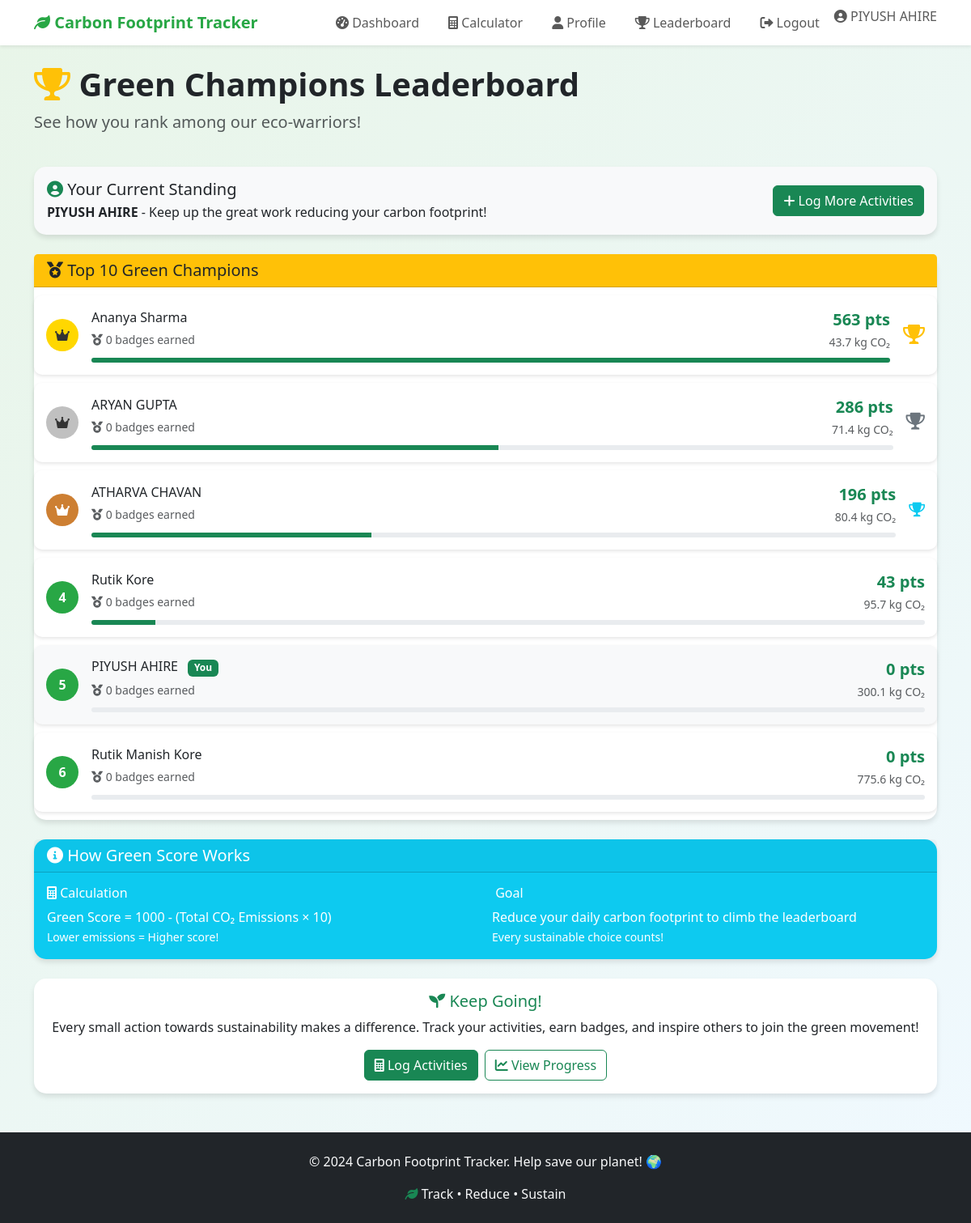
Page /leaderboard (signed in) on the committed database.
### tables this page shows
CREATE TABLE users (
            id INTEGER PRIMARY KEY AUTOINCREMENT,
            name TEXT NOT NULL,
            email TEXT UNIQUE NOT NULL,
            password_hash TEXT NOT NULL,
            created_at TIMESTAMP DEFAULT CURRENT_TIMESTAMP
        );

### app.py (the view)
@app.route('/leaderboard')
@login_required
def leaderboard():
    conn = get_db_connection()
    leaderboard_data = conn.execute('''
        SELECT u.name,
               COALESCE(SUM(e.emission_value), 0) as total_emissions,
               MAX(1000 - COALESCE(SUM(e.emission_value), 0) * 10, 0) as green_score,
               COUNT(DISTINCT b.id) as badge_count
        FROM users u
        LEFT JOIN emissions e ON u.id = e.user_id
        LEFT JOIN badges b ON u.id = b.user_id
        GROUP BY u.id, u.name
        ORDER BY green_score DESC
        LIMIT 10
    ''').fetchall()
    conn.close()
    return render_template('leaderboard.html', leaderboard=leaderboard_data)

### app.py (called while the page is built)
def parse_created_at(value):
    if isinstance(value, datetime):
        return value
    if not value:
        return None
    for fmt in ('%Y-%m-%d %H:%M:%S', '%Y-%m-%d'):
        try:
            return datetime.strptime(str(value), fmt)
        except Exception:
            pass
    try:
        return datetime.fromisoformat(str(value))
    except Exception:
        return None

@login_manager.user_loader
def load_user(user_id):
    conn = get_db_connection()
    user = conn.execute('SELECT * FROM users WHERE id = ?', (user_id,)).fetchone()
    conn.close()
    if user:
        created_at = parse_created_at(user['created_at'])
        return User(user['id'], user['name'], user['email'], user['password_hash'], created_at)
    return None

def get_db_connection():
    conn = sqlite3.connect(app.config['DATABASE'])
    conn.row_factory = sqlite3.Row
    return conn

### templates/leaderboard.html (shortened to what this page needs)
{% extends "base.html" %}
{% block content %}
<div class="row mb-4">
    <div class="col-12">
        <h1 class="display-6 fw-bold">
            <i class="fas fa-trophy text-warning"></i>
            Green Champions Leaderboard
        </h1>
        <p class="lead text-muted">See how you rank among our eco-warriors!</p>
    </div>
</div>
<div class="row mb-4">
    <div class="col-12">
        <div class="card bg-light border-success">
            <div class="card-body">
                <div class="row align-items-center">
                    <div class="col-md-8">
                        <h5 class="card-title mb-1">
                            <i class="fas fa-user-circle text-success"></i>
                            Your Current Standing
                        </h5>
                        <p class="card-text">
                            <strong>{{ current_user.name }}</strong> - Keep up the great work reducing your carbon footprint!
                        </p>
                    </div>
                    <div class="col-md-4 text-end">
                        <a href="{{ url_for('calculator') }}" class="btn btn-success">
                            <i class="fas fa-plus"></i> Log More Activities
                        </a>
                    </div>
                </div>
            </div>
        </div>
    </div>
</div>
<div class="row">
    <div class="col-12">
        <div class="card">
            <div class="card-header bg-warning text-dark">
                <h5 class="card-title mb-0">
                    <i class="fas fa-medal"></i> Top 10 Green Champions
                </h5>
            </div>
            <div class="card-body p-0">
                {% if leaderboard %}
                    {% for user in leaderboard %}
                    <div class="leaderboard-item d-flex align-items-center
                         {% if user.name == current_user.name %}border-success bg-light{% endif %}">
                        <div class="me-3">
                            <div class="rank-badge
                                {% if loop.index == 1 %}rank-1
                                {% elif loop.index == 2 %}rank-2
                                {% elif loop.index == 3 %}rank-3
                                {% else %}rank-other
                                {% endif %}">
                                {% if loop.index <= 3 %}
                                    <i class="fas fa-crown"></i>
                                {% else %}
                                    {{ loop.index }}
                                {% endif %}
                            </div>
                        </div>
                        <div class="flex-grow-1">
                            <div class="d-flex justify-content-between align-items-center">
                                <div>
                                    <h6 class="mb-1">
                                        {{ user.name }}
                                        {% if user.name == current_user.name %}
                                            <span class="badge bg-success ms-2">You</span>
                                        {% endif %}
                                    </h6>
                                    <small class="text-muted">
                                        <i class="fas fa-medal"></i> {{ user.badge_count }} badges earned
                                    </small>
                                </div>
                                <div class="text-end">
                                    <div class="fw-bold text-success fs-5">
                                        {{ user.green_score|int }} pts
                                    </div>
                                    <small class="text-muted">
                                        {{ "%.1f"|format(user.total_emissions) }} kg CO₂
                                    </small>
                                </div>
                            </div>
                            <div class="progress mt-2" style="height: 6px;">
                                <div class="progress-bar bg-success"
                                     style="width: {{ (user.green_score / leaderboard[0].green_score * 100) if leaderboard[0].green_score > 0 else 0 }}%">
                                </div>
                            </div>
                        </div>
                        {% if loop.index <= 3 %}
                        <div class="ms-3">
                            {% if loop.index == 1 %}
                                <i class="fas fa-trophy text-warning" style="font-size: 1.5rem;"></i>
                            {% elif loop.index == 2 %}
                                <i class="fas fa-trophy text-secondary" style="font-size: 1.3rem;"></i>
                            {% elif loop.index == 3 %}
                                <i class="fas fa-trophy text-info" style="font-size: 1.1rem;"></i>
                            {% endif %}
                        </div>
                        {% endif %}
                    </div>
                    {% endfor %}
                {% endif %}
            </div>
        </div>
    </div>
</div>
<div class="row mt-4">
    <div class="col-12">
        <div class="card bg-info text-white">
            <div class="card-header">
                <h5 class="card-title mb-0">
                    <i class="fas fa-info-circle"></i> How Green Score Works
                </h5>
            </div>
            <div class="card-body">
                <div class="row g-3">
                    <div class="col-md-6">
                        <h6><i class="fas fa-calculator"></i> Calculation</h6>
                        <p class="mb-0">Green Score = 1000 - (Total CO₂ Emissions × 10)</p>
                        <small>Lower emissions = Higher score!</small>
                    </div>
                    <div class="col-md-6">
                        <h6> Goal</h6>
                        <p class="mb-0">Reduce your daily carbon footprint to climb the leaderboard</p>
                        <small>Every sustainable choice counts!</small>
                    </div>
                </div>
            </div>
        </div>
    </div>
</div>
<div class="row mt-4">
    <div class="col-12">
        <div class="card border-success">
            <div class="card-body text-center">
                <h5 class="card-title text-success">
                    <i class="fas fa-seedling"></i> Keep Going!
                </h5>
                <p class="card-text">
                    Every small action towards sustainability makes a difference.
                    Track your activities, earn badges, and inspire others to join the green movement!
                </p>
                <div class="row g-2 justify-content-center">
                    <div class="col-auto">
                        <a href="{{ url_for('calculator') }}" class="btn btn-success">
                            <i class="fas fa-calculator"></i> Log Activities
                        </a>
                    </div>
                    <div class="col-auto">
                        <a href="{{ url_for('dashboard') }}" class="btn btn-outline-success">
                            <i class="fas fa-chart-line"></i> View Progress
                        </a>
                    </div>
                </div>
            </div>
        </div>
    </div>
</div>
{% endblock %}

### templates/base.html (shortened to what this page needs)
<!DOCTYPE html>
<html lang="en">
<head>
    <link href="https://cdn.jsdelivr.net/npm/bootstrap@5.3.0/dist/css/bootstrap.min.css" rel="stylesheet">
    <link href="https://cdnjs.cloudflare.com/ajax/libs/font-awesome/6.0.0/css/all.min.css" rel="stylesheet">
</head>
<body>
    <nav class="navbar navbar-expand-lg navbar-light bg-white shadow-sm">
        <div class="container">
            <a class="navbar-brand" href="{{ url_for('index') }}">
                <i class="fas fa-leaf"></i> Carbon Footprint Tracker
            </a>
            <div class="collapse navbar-collapse" id="navbarNav">
                <ul class="navbar-nav ms-auto">
                    {% if current_user.is_authenticated %}
                        <li class="nav-item">
                            <a class="nav-link" href="{{ url_for('dashboard') }}">
                                <i class="fas fa-tachometer-alt"></i> Dashboard
                            </a>
                        </li>
                        <li class="nav-item">
                            <a class="nav-link" href="{{ url_for('calculator') }}">
                                <i class="fas fa-calculator"></i> Calculator
                            </a>
                        </li>
                        <li class="nav-item">
                            <a class="nav-link" href="{{ url_for('profile') }}">
                                <i class="fas fa-user"></i> Profile
                            </a>
                        </li>
                        <li class="nav-item">
                            <a class="nav-link" href="{{ url_for('leaderboard') }}">
                                <i class="fas fa-trophy"></i> Leaderboard
                            </a>
                        </li>
                        <li class="nav-item">
                            <a class="nav-link" href="{{ url_for('logout') }}">
                                <i class="fas fa-sign-out-alt"></i> Logout
                            </a>
                        </li>
                        <li class="nav-item">
                            <span class="navbar-text">
                                <i class="fas fa-user-circle"></i> {{ current_user.name }}
                            </span>
                        </li>
                    {% endif %}
                </ul>
            </div>
        </div>
    </nav>
    <main>
        <div class="container mt-4">
            {% block content %}{% endblock %}
        </div>
    </main>
    <footer class="bg-dark text-light mt-5 py-4">
        <div class="container text-center">
            <p>&copy; 2024 Carbon Footprint Tracker. Help save our planet! 🌍</p>
            <p class="mb-0">
                <i class="fas fa-leaf text-success"></i>
                Track • Reduce • Sustain
            </p>
        </div>
    </footer>
</body>
</html>

### templates/base.html (style rules this page uses)
:root { --primary-green: #28a745; --secondary-green: #20c997; --dark-green: #155724; --light-green: #d4edda; }
body { background: linear-gradient(135deg, #e8f5e8 0%, #f0f9ff 100%); min-height: 100vh; }
.navbar-brand { font-weight: bold; color: var(--primary-green) !important; }
.card { border: none; box-shadow: 0 4px 6px rgba(0, 0, 0, 0.1); border-radius: 15px; }
.navbar-nav .nav-link { font-weight: 500; margin: 0 10px; }
.leaderboard-item { background: white; border-radius: 10px; padding: 15px; margin: 10px 0; box-shadow: 0 2px 4px rgba(0,0,0,0.1); transition: transform 0.2s; }
.rank-badge { width: 40px; height: 40px; border-radius: 50%; display: flex; align-items: center; justify-content: center; font-weight: bold; color: white; }
.rank-1 { background: #ffd700; color: #333; }
.rank-2 { background: #c0c0c0; color: #333; }
.rank-3 { background: #cd7f32; }
.rank-other { background: var(--primary-green); }

### rows in the picture
users: name "PIYUSH AHIRE", shows "You", badge_count "0", green_score "0", total_emissions "300.1"
users: name "Ananya Sharma", badge_count "0", green_score "563", total_emissions "43.7"
users: name "ARYAN GUPTA", badge_count "0", green_score "286", total_emissions "71.4"
users: name "ATHARVA CHAVAN", badge_count "0", green_score "196", total_emissions "80.4"
users: name "Rutik Kore", badge_count "0", green_score "43", total_emissions "95.7"
users: name "Rutik Manish Kore", badge_count "0", green_score "0", total_emissions "775.6"
